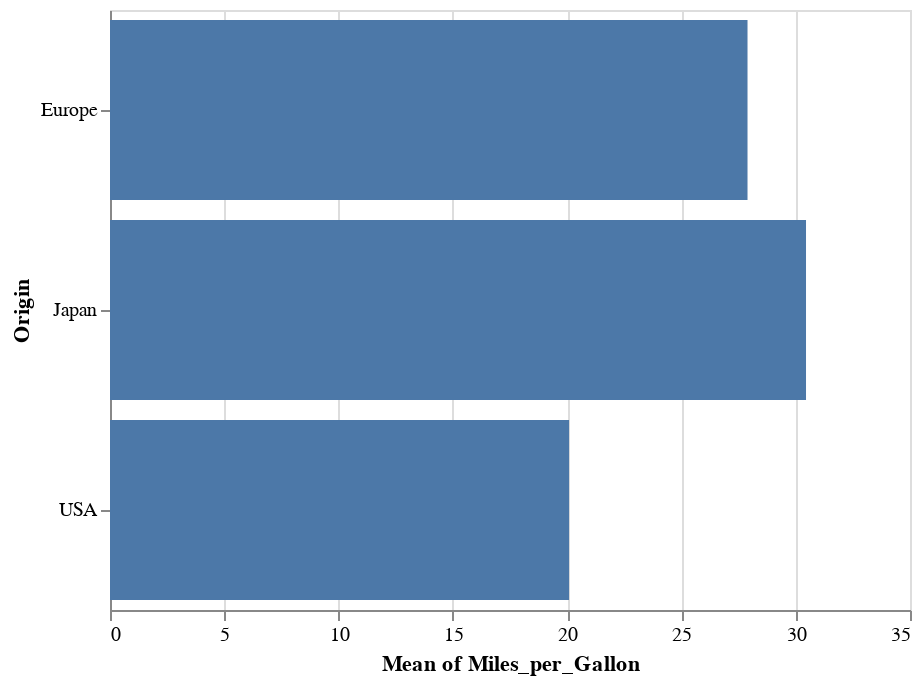

The code cell stored with this chart in its notebook:
### Markdown cell above
In Altair, this sort of split-apply-combine can be performed by passing an aggregation operator within a string to any encoding. For example, we can display a plot representing the above aggregation as follows:

### Code cell
alt.Chart(cars).mark_bar().encode(
    y='Origin',
    x='mean(Miles_per_Gallon)'
)

### Figure 1 — Vega-Lite specification as saved in the notebook (floating-point values rounded to 4 significant figures; data arrays with more than 128 entries replaced by an {"elided": "..."} marker saying what was removed)
{"$schema": "https://vega.github.io/schema/vega-lite/v2.6.0.json", "config": {"view": {"height": 300, "width": 400}}, "data": {"name": "data-f02450ab61490a1363517a0190416235"}, "datasets": {"data-f02450ab61490a1363517a0190416235": {"elided": "406 records"}}, "encoding": {"x": {"aggregate": "mean", "field": "Miles_per_Gallon", "type": "quantitative"}, "y": {"field": "Origin", "type": "nominal"}}, "mark": "bar"}
